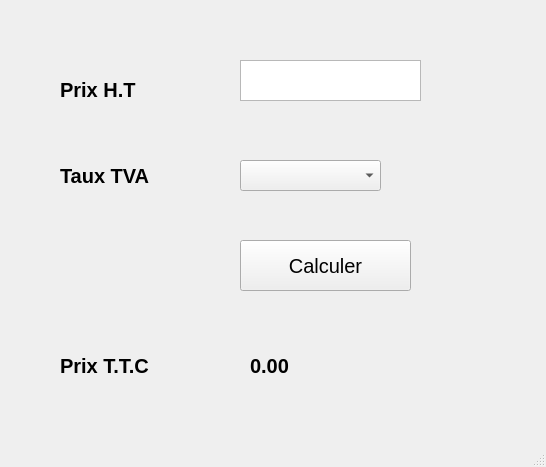
<?xml version="1.0" encoding="UTF-8"?>
<ui version="4.0">
 <class>MainWindow</class>
 <widget class="QMainWindow" name="MainWindow">
  <property name="geometry">
   <rect>
    <x>0</x>
    <y>0</y>
    <width>546</width>
    <height>467</height>
   </rect>
  </property>
  <property name="sizePolicy">
   <sizepolicy hsizetype="Preferred" vsizetype="Preferred">
    <horstretch>4</horstretch>
    <verstretch>4</verstretch>
   </sizepolicy>
  </property>
  <property name="minimumSize">
   <size>
    <width>3</width>
    <height>0</height>
   </size>
  </property>
  <property name="font">
   <font>
    <pointsize>15</pointsize>
   </font>
  </property>
  <property name="windowTitle">
   <string>MainWindow</string>
  </property>
  <widget class="QWidget" name="centralwidget">
   <widget class="QLabel" name="labelHT">
    <property name="geometry">
     <rect>
      <x>60</x>
      <y>80</y>
      <width>81</width>
      <height>20</height>
     </rect>
    </property>
    <property name="sizePolicy">
     <sizepolicy hsizetype="Expanding" vsizetype="Expanding">
      <horstretch>0</horstretch>
      <verstretch>0</verstretch>
     </sizepolicy>
    </property>
    <property name="font">
     <font>
      <pointsize>15</pointsize>
      <weight>75</weight>
      <bold>true</bold>
     </font>
    </property>
    <property name="text">
     <string>Prix H.T</string>
    </property>
   </widget>
   <widget class="QComboBox" name="comboBoxTaxe">
    <property name="geometry">
     <rect>
      <x>240</x>
      <y>160</y>
      <width>141</width>
      <height>31</height>
     </rect>
    </property>
   </widget>
   <widget class="QLabel" name="labelTotalTTC">
    <property name="geometry">
     <rect>
      <x>250</x>
      <y>350</y>
      <width>131</width>
      <height>31</height>
     </rect>
    </property>
    <property name="sizePolicy">
     <sizepolicy hsizetype="Maximum" vsizetype="Preferred">
      <horstretch>0</horstretch>
      <verstretch>0</verstretch>
     </sizepolicy>
    </property>
    <property name="font">
     <font>
      <weight>75</weight>
      <bold>true</bold>
     </font>
    </property>
    <property name="layoutDirection">
     <enum>Qt::LeftToRight</enum>
    </property>
    <property name="text">
     <string>0.00</string>
    </property>
   </widget>
   <widget class="QPushButton" name="boutonOK">
    <property name="geometry">
     <rect>
      <x>240</x>
      <y>240</y>
      <width>171</width>
      <height>51</height>
     </rect>
    </property>
    <property name="text">
     <string>Calculer</string>
    </property>
   </widget>
   <widget class="QTextEdit" name="textEditPrixHT">
    <property name="geometry">
     <rect>
      <x>240</x>
      <y>60</y>
      <width>181</width>
      <height>41</height>
     </rect>
    </property>
   </widget>
   <widget class="QLabel" name="labelTTC">
    <property name="geometry">
     <rect>
      <x>60</x>
      <y>350</y>
      <width>101</width>
      <height>31</height>
     </rect>
    </property>
    <property name="font">
     <font>
      <weight>75</weight>
      <bold>true</bold>
     </font>
    </property>
    <property name="text">
     <string>Prix T.T.C</string>
    </property>
   </widget>
   <widget class="QLabel" name="labelTaxe">
    <property name="geometry">
     <rect>
      <x>60</x>
      <y>160</y>
      <width>111</width>
      <height>31</height>
     </rect>
    </property>
    <property name="font">
     <font>
      <weight>75</weight>
      <bold>true</bold>
     </font>
    </property>
    <property name="text">
     <string>Taux TVA</string>
    </property>
   </widget>
  </widget>
  <widget class="QMenuBar" name="menubar">
   <property name="geometry">
    <rect>
     <x>0</x>
     <y>0</y>
     <width>546</width>
     <height>34</height>
    </rect>
   </property>
  </widget>
  <widget class="QStatusBar" name="statusbar"/>
 </widget>
 <resources/>
 <connections/>
</ui>
